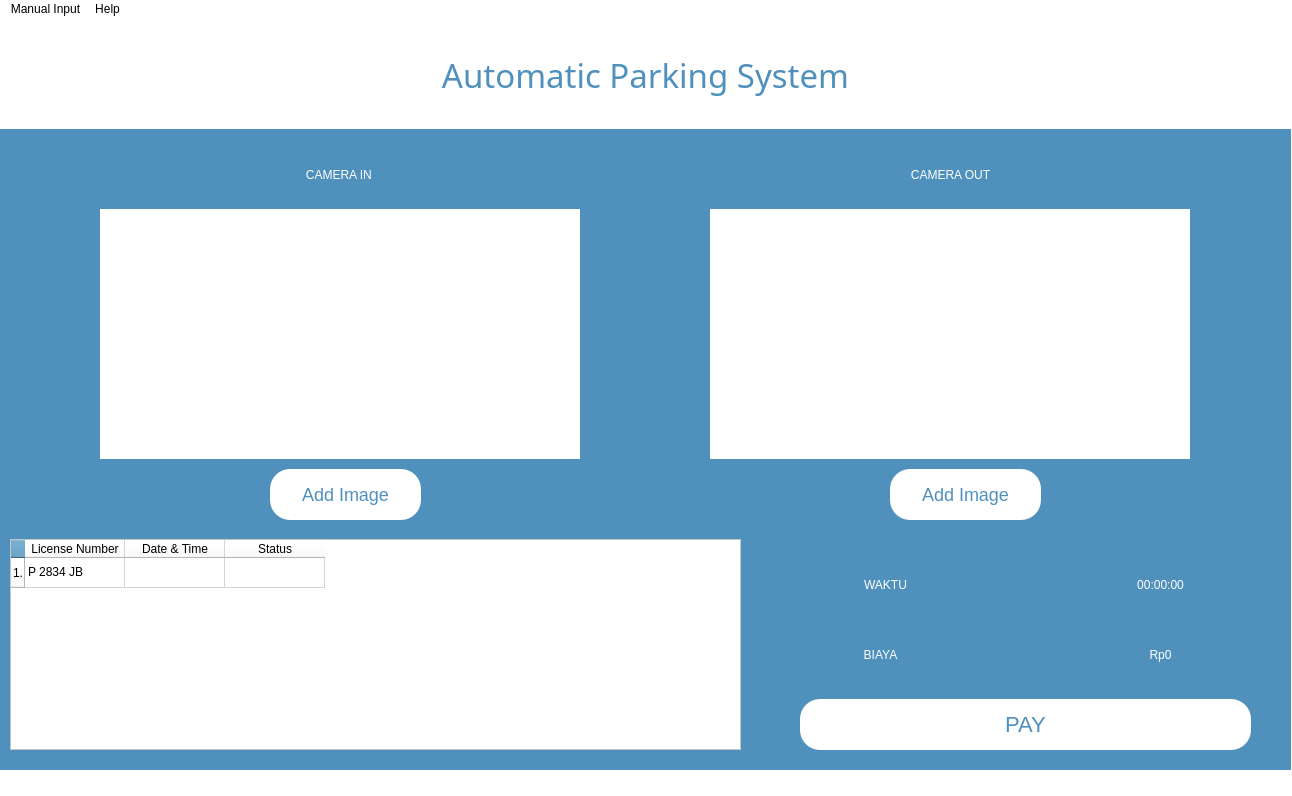
<?xml version="1.0" encoding="UTF-8"?>
<ui version="4.0">
 <class>MainWindow</class>
 <widget class="QMainWindow" name="MainWindow">
  <property name="geometry">
   <rect>
    <x>0</x>
    <y>0</y>
    <width>1292</width>
    <height>796</height>
   </rect>
  </property>
  <property name="windowTitle">
   <string>MainWindow</string>
  </property>
  <property name="styleSheet">
   <string notr="true">background-color:white;</string>
  </property>
  <widget class="QWidget" name="centralwidget">
   <widget class="QWidget" name="widget" native="true">
    <property name="geometry">
     <rect>
      <x>0</x>
      <y>0</y>
      <width>1291</width>
      <height>111</height>
     </rect>
    </property>
    <property name="styleSheet">
     <string notr="true">background-color:rgb(255, 255, 255);</string>
    </property>
    <widget class="QLabel" name="title_project">
     <property name="geometry">
      <rect>
       <x>0</x>
       <y>0</y>
       <width>1291</width>
       <height>111</height>
      </rect>
     </property>
     <property name="palette">
      <palette>
       <active>
        <colorrole role="WindowText">
         <brush brushstyle="SolidPattern">
          <color alpha="255">
           <red>79</red>
           <green>144</green>
           <blue>189</blue>
          </color>
         </brush>
        </colorrole>
        <colorrole role="Button">
         <brush brushstyle="SolidPattern">
          <color alpha="255">
           <red>255</red>
           <green>255</green>
           <blue>255</blue>
          </color>
         </brush>
        </colorrole>
        <colorrole role="Text">
         <brush brushstyle="SolidPattern">
          <color alpha="255">
           <red>79</red>
           <green>144</green>
           <blue>189</blue>
          </color>
         </brush>
        </colorrole>
        <colorrole role="ButtonText">
         <brush brushstyle="SolidPattern">
          <color alpha="255">
           <red>79</red>
           <green>144</green>
           <blue>189</blue>
          </color>
         </brush>
        </colorrole>
        <colorrole role="Base">
         <brush brushstyle="SolidPattern">
          <color alpha="255">
           <red>255</red>
           <green>255</green>
           <blue>255</blue>
          </color>
         </brush>
        </colorrole>
        <colorrole role="Window">
         <brush brushstyle="SolidPattern">
          <color alpha="255">
           <red>255</red>
           <green>255</green>
           <blue>255</blue>
          </color>
         </brush>
        </colorrole>
       </active>
       <inactive>
        <colorrole role="WindowText">
         <brush brushstyle="SolidPattern">
          <color alpha="255">
           <red>79</red>
           <green>144</green>
           <blue>189</blue>
          </color>
         </brush>
        </colorrole>
        <colorrole role="Button">
         <brush brushstyle="SolidPattern">
          <color alpha="255">
           <red>255</red>
           <green>255</green>
           <blue>255</blue>
          </color>
         </brush>
        </colorrole>
        <colorrole role="Text">
         <brush brushstyle="SolidPattern">
          <color alpha="255">
           <red>79</red>
           <green>144</green>
           <blue>189</blue>
          </color>
         </brush>
        </colorrole>
        <colorrole role="ButtonText">
         <brush brushstyle="SolidPattern">
          <color alpha="255">
           <red>79</red>
           <green>144</green>
           <blue>189</blue>
          </color>
         </brush>
        </colorrole>
        <colorrole role="Base">
         <brush brushstyle="SolidPattern">
          <color alpha="255">
           <red>255</red>
           <green>255</green>
           <blue>255</blue>
          </color>
         </brush>
        </colorrole>
        <colorrole role="Window">
         <brush brushstyle="SolidPattern">
          <color alpha="255">
           <red>255</red>
           <green>255</green>
           <blue>255</blue>
          </color>
         </brush>
        </colorrole>
       </inactive>
       <disabled>
        <colorrole role="WindowText">
         <brush brushstyle="SolidPattern">
          <color alpha="255">
           <red>79</red>
           <green>144</green>
           <blue>189</blue>
          </color>
         </brush>
        </colorrole>
        <colorrole role="Button">
         <brush brushstyle="SolidPattern">
          <color alpha="255">
           <red>255</red>
           <green>255</green>
           <blue>255</blue>
          </color>
         </brush>
        </colorrole>
        <colorrole role="Text">
         <brush brushstyle="SolidPattern">
          <color alpha="255">
           <red>79</red>
           <green>144</green>
           <blue>189</blue>
          </color>
         </brush>
        </colorrole>
        <colorrole role="ButtonText">
         <brush brushstyle="SolidPattern">
          <color alpha="255">
           <red>79</red>
           <green>144</green>
           <blue>189</blue>
          </color>
         </brush>
        </colorrole>
        <colorrole role="Base">
         <brush brushstyle="SolidPattern">
          <color alpha="255">
           <red>255</red>
           <green>255</green>
           <blue>255</blue>
          </color>
         </brush>
        </colorrole>
        <colorrole role="Window">
         <brush brushstyle="SolidPattern">
          <color alpha="255">
           <red>255</red>
           <green>255</green>
           <blue>255</blue>
          </color>
         </brush>
        </colorrole>
       </disabled>
      </palette>
     </property>
     <property name="font">
      <font>
       <family>Swis721 Blk BT</family>
       <pointsize>25</pointsize>
       <weight>50</weight>
       <italic>false</italic>
       <bold>false</bold>
      </font>
     </property>
     <property name="styleSheet">
      <string notr="true">color:#4F90BD;
font: 25pt &quot;Swis721 Blk BT&quot;;</string>
     </property>
     <property name="text">
      <string>Automatic Parking System</string>
     </property>
     <property name="alignment">
      <set>Qt::AlignCenter</set>
     </property>
    </widget>
    <widget class="QLabel" name="animation">
     <property name="geometry">
      <rect>
       <x>20</x>
       <y>0</y>
       <width>131</width>
       <height>101</height>
      </rect>
     </property>
     <property name="text">
      <string/>
     </property>
     <property name="pixmap">
      <pixmap>image/gambar.png</pixmap>
     </property>
     <property name="scaledContents">
      <bool>true</bool>
     </property>
    </widget>
   </widget>
   <widget class="QWidget" name="widget_2" native="true">
    <property name="enabled">
     <bool>true</bool>
    </property>
    <property name="geometry">
     <rect>
      <x>0</x>
      <y>110</y>
      <width>1291</width>
      <height>641</height>
     </rect>
    </property>
    <property name="styleSheet">
     <string notr="true">background-color:#4F90BD;</string>
    </property>
    <widget class="QLabel" name="output_image">
     <property name="geometry">
      <rect>
       <x>710</x>
       <y>80</y>
       <width>480</width>
       <height>250</height>
      </rect>
     </property>
     <property name="styleSheet">
      <string notr="true">background-color:white;</string>
     </property>
     <property name="text">
      <string/>
     </property>
    </widget>
    <widget class="QLabel" name="input_image">
     <property name="geometry">
      <rect>
       <x>100</x>
       <y>80</y>
       <width>480</width>
       <height>250</height>
      </rect>
     </property>
     <property name="styleSheet">
      <string notr="true">background-color:white;</string>
     </property>
     <property name="text">
      <string/>
     </property>
     <property name="alignment">
      <set>Qt::AlignCenter</set>
     </property>
    </widget>
    <widget class="QLabel" name="title_in">
     <property name="geometry">
      <rect>
       <x>100</x>
       <y>20</y>
       <width>481</width>
       <height>51</height>
      </rect>
     </property>
     <property name="styleSheet">
      <string notr="true">color:white;
font: 15pt &quot;Swis721 Blk BT&quot;;</string>
     </property>
     <property name="text">
      <string>CAMERA IN </string>
     </property>
     <property name="alignment">
      <set>Qt::AlignCenter</set>
     </property>
    </widget>
    <widget class="QLabel" name="title_out">
     <property name="geometry">
      <rect>
       <x>710</x>
       <y>20</y>
       <width>481</width>
       <height>51</height>
      </rect>
     </property>
     <property name="styleSheet">
      <string notr="true">color:white;
font: 15pt &quot;Swis721 Blk BT&quot;;</string>
     </property>
     <property name="text">
      <string>CAMERA OUT</string>
     </property>
     <property name="alignment">
      <set>Qt::AlignCenter</set>
     </property>
    </widget>
    <widget class="QPushButton" name="add_image_in_button">
     <property name="geometry">
      <rect>
       <x>270</x>
       <y>340</y>
       <width>151</width>
       <height>51</height>
      </rect>
     </property>
     <property name="cursor">
      <cursorShape>PointingHandCursor</cursorShape>
     </property>
     <property name="styleSheet">
      <string notr="true">QPushButton{
	background-color:white;
	color:#4f90bd;
	border-radius: 20px;
	font: 18px;
}

QPushButton:hover{
	background-color:#4f90bd;
	color:white;
	border: 2px solid white;
}
</string>
     </property>
     <property name="text">
      <string>Add Image</string>
     </property>
    </widget>
    <widget class="QTableWidget" name="data_table">
     <property name="geometry">
      <rect>
       <x>10</x>
       <y>410</y>
       <width>731</width>
       <height>211</height>
      </rect>
     </property>
     <property name="minimumSize">
      <size>
       <width>731</width>
       <height>0</height>
      </size>
     </property>
     <property name="styleSheet">
      <string notr="true">background-color:white;
color:black;</string>
     </property>
     <row>
      <property name="text">
       <string>1.</string>
      </property>
     </row>
     <column>
      <property name="text">
       <string>License Number</string>
      </property>
     </column>
     <column>
      <property name="text">
       <string>Date &amp; Time</string>
      </property>
     </column>
     <column>
      <property name="text">
       <string>Status</string>
      </property>
     </column>
     <item row="0" column="0">
      <property name="text">
       <string>P 2834 JB</string>
      </property>
     </item>
    </widget>
    <widget class="QLabel" name="hasil_biaya">
     <property name="geometry">
      <rect>
       <x>1040</x>
       <y>500</y>
       <width>241</width>
       <height>51</height>
      </rect>
     </property>
     <property name="styleSheet">
      <string notr="true">color:white;
font: 15pt &quot;Swis721 Blk BT&quot;;</string>
     </property>
     <property name="text">
      <string>Rp0</string>
     </property>
     <property name="alignment">
      <set>Qt::AlignCenter</set>
     </property>
    </widget>
    <widget class="QLabel" name="biaya">
     <property name="geometry">
      <rect>
       <x>760</x>
       <y>500</y>
       <width>241</width>
       <height>51</height>
      </rect>
     </property>
     <property name="styleSheet">
      <string notr="true">color:white;
font: 15pt &quot;Swis721 Blk BT&quot;;</string>
     </property>
     <property name="text">
      <string>BIAYA</string>
     </property>
     <property name="alignment">
      <set>Qt::AlignCenter</set>
     </property>
    </widget>
    <widget class="QLabel" name="waktu">
     <property name="geometry">
      <rect>
       <x>770</x>
       <y>430</y>
       <width>231</width>
       <height>51</height>
      </rect>
     </property>
     <property name="styleSheet">
      <string notr="true">color:white;
font: 15pt &quot;Swis721 Blk BT&quot;;</string>
     </property>
     <property name="text">
      <string>WAKTU</string>
     </property>
     <property name="alignment">
      <set>Qt::AlignCenter</set>
     </property>
    </widget>
    <widget class="QLabel" name="hasil_waktu">
     <property name="geometry">
      <rect>
       <x>1040</x>
       <y>430</y>
       <width>241</width>
       <height>51</height>
      </rect>
     </property>
     <property name="styleSheet">
      <string notr="true">color:white;
font: 15pt &quot;Swis721 Blk BT&quot;;</string>
     </property>
     <property name="text">
      <string>00:00:00</string>
     </property>
     <property name="alignment">
      <set>Qt::AlignCenter</set>
     </property>
    </widget>
    <widget class="QPushButton" name="pay_button">
     <property name="geometry">
      <rect>
       <x>800</x>
       <y>570</y>
       <width>451</width>
       <height>51</height>
      </rect>
     </property>
     <property name="cursor">
      <cursorShape>PointingHandCursor</cursorShape>
     </property>
     <property name="styleSheet">
      <string notr="true">QPushButton{
	background-color:white;
	color:#4f90bd;
	border-radius: 20px;
	font: 22px;
}

QPushButton:hover{
	background-color:#4f90bd;
	color:white;
	border: 2px solid white;
}
</string>
     </property>
     <property name="text">
      <string>PAY</string>
     </property>
    </widget>
    <widget class="QPushButton" name="add_image_out_buttom">
     <property name="geometry">
      <rect>
       <x>890</x>
       <y>340</y>
       <width>151</width>
       <height>51</height>
      </rect>
     </property>
     <property name="cursor">
      <cursorShape>PointingHandCursor</cursorShape>
     </property>
     <property name="styleSheet">
      <string notr="true">QPushButton{
	background-color:white;
	color:#4f90bd;
	border-radius: 20px;
	font: 18px;
}

QPushButton:hover{
	background-color:#4f90bd;
	color:white;
	border: 2px solid white;
}
</string>
     </property>
     <property name="text">
      <string>Add Image</string>
     </property>
    </widget>
   </widget>
  </widget>
  <widget class="QMenuBar" name="menubar">
   <property name="geometry">
    <rect>
     <x>0</x>
     <y>0</y>
     <width>1292</width>
     <height>26</height>
    </rect>
   </property>
   <property name="styleSheet">
    <string notr="true"/>
   </property>
   <widget class="QMenu" name="menu_Manual_Input">
    <property name="styleSheet">
     <string notr="true">QMenu{
	background-color: #4F90BD;
}</string>
    </property>
    <property name="title">
     <string>Manual Input</string>
    </property>
    <addaction name="actionManual_Input_In"/>
    <addaction name="actionManual_Input_Out"/>
    <addaction name="separator"/>
   </widget>
   <widget class="QMenu" name="menu_Help">
    <property name="styleSheet">
     <string notr="true">QMenu{
	background-color: #4F90BD;
}</string>
    </property>
    <property name="title">
     <string>Help</string>
    </property>
    <addaction name="actionUser_Guide_2"/>
    <addaction name="separator"/>
    <addaction name="actionCredits"/>
   </widget>
   <addaction name="menu_Manual_Input"/>
   <addaction name="menu_Help"/>
  </widget>
  <widget class="QStatusBar" name="statusbar"/>
  <action name="actionManual_Input_In">
   <property name="text">
    <string>Manual Input In</string>
   </property>
  </action>
  <action name="actionManual_Input_Out">
   <property name="text">
    <string>Manual Input Out</string>
   </property>
  </action>
  <action name="actionUser_Guide">
   <property name="text">
    <string>User Guide</string>
   </property>
  </action>
  <action name="actionCredits">
   <property name="text">
    <string>Credits</string>
   </property>
  </action>
  <action name="actionUser_Guide_2">
   <property name="text">
    <string>User Guide</string>
   </property>
  </action>
 </widget>
 <resources/>
 <connections/>
</ui>
